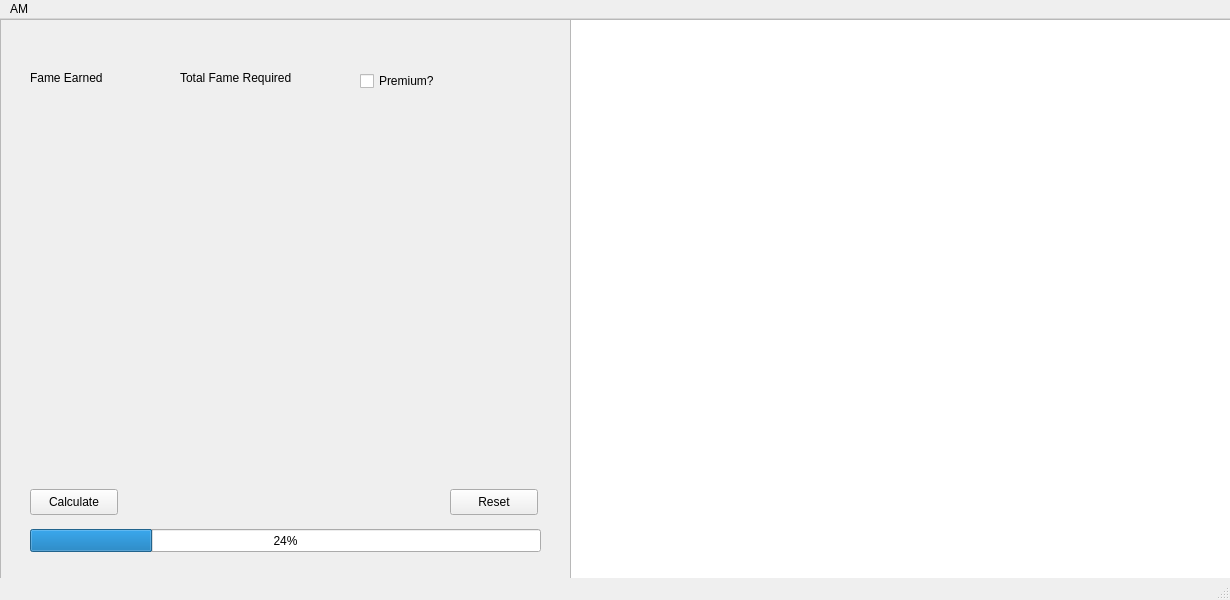
<?xml version="1.0" encoding="UTF-8"?>
<ui version="4.0">
 <class>MainWindow</class>
 <widget class="QMainWindow" name="MainWindow">
  <property name="geometry">
   <rect>
    <x>0</x>
    <y>0</y>
    <width>1230</width>
    <height>600</height>
   </rect>
  </property>
  <property name="windowTitle">
   <string>MainWindow</string>
  </property>
  <widget class="QWidget" name="centralwidget">
   <widget class="QWidget" name="gridLayoutWidget">
    <property name="geometry">
     <rect>
      <x>0</x>
      <y>0</y>
      <width>1231</width>
      <height>571</height>
     </rect>
    </property>
    <layout class="QGridLayout" name="gridLayout">
     <item row="1" column="0">
      <widget class="QFrame" name="frame">
       <property name="frameShape">
        <enum>QFrame::Shape::StyledPanel</enum>
       </property>
       <property name="frameShadow">
        <enum>QFrame::Shadow::Raised</enum>
       </property>
       <widget class="QPushButton" name="pushButton">
        <property name="geometry">
         <rect>
          <x>30</x>
          <y>470</y>
          <width>88</width>
          <height>26</height>
         </rect>
        </property>
        <property name="text">
         <string>Calculate</string>
        </property>
       </widget>
       <widget class="QListView" name="listView">
        <property name="geometry">
         <rect>
          <x>570</x>
          <y>0</y>
          <width>671</width>
          <height>569</height>
         </rect>
        </property>
       </widget>
       <widget class="QProgressBar" name="progressBar">
        <property name="geometry">
         <rect>
          <x>30</x>
          <y>510</y>
          <width>511</width>
          <height>23</height>
         </rect>
        </property>
        <property name="value">
         <number>24</number>
        </property>
       </widget>
       <widget class="QPushButton" name="pushButton_2">
        <property name="geometry">
         <rect>
          <x>450</x>
          <y>470</y>
          <width>88</width>
          <height>26</height>
         </rect>
        </property>
        <property name="text">
         <string>Reset</string>
        </property>
       </widget>
       <widget class="QLabel" name="label">
        <property name="geometry">
         <rect>
          <x>30</x>
          <y>50</y>
          <width>91</width>
          <height>18</height>
         </rect>
        </property>
        <property name="text">
         <string>Fame Earned</string>
        </property>
       </widget>
       <widget class="QLabel" name="label_2">
        <property name="geometry">
         <rect>
          <x>180</x>
          <y>50</y>
          <width>141</width>
          <height>18</height>
         </rect>
        </property>
        <property name="text">
         <string>Total Fame Required</string>
        </property>
       </widget>
       <widget class="QCheckBox" name="checkBox">
        <property name="geometry">
         <rect>
          <x>360</x>
          <y>50</y>
          <width>92</width>
          <height>24</height>
         </rect>
        </property>
        <property name="text">
         <string>Premium?</string>
        </property>
       </widget>
      </widget>
     </item>
    </layout>
   </widget>
  </widget>
  <widget class="QMenuBar" name="menubar">
   <property name="geometry">
    <rect>
     <x>0</x>
     <y>0</y>
     <width>1230</width>
     <height>23</height>
    </rect>
   </property>
   <widget class="QMenu" name="menuAM">
    <property name="title">
     <string>AM</string>
    </property>
   </widget>
   <addaction name="menuAM"/>
  </widget>
  <widget class="QStatusBar" name="statusbar"/>
 </widget>
 <resources/>
 <connections/>
</ui>
